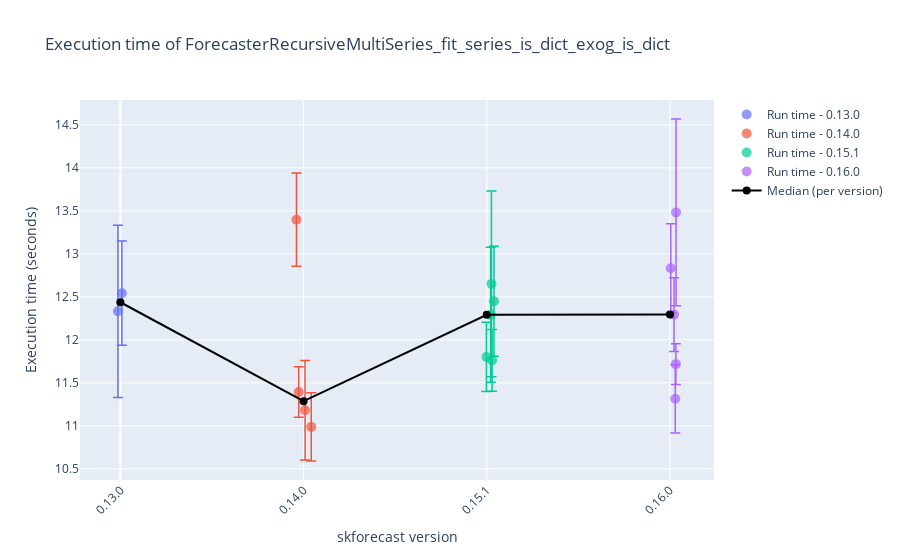
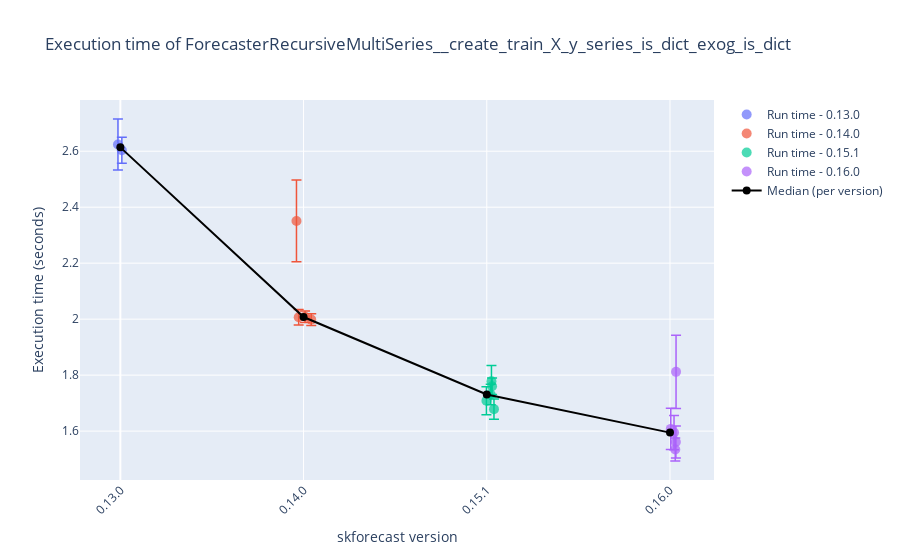
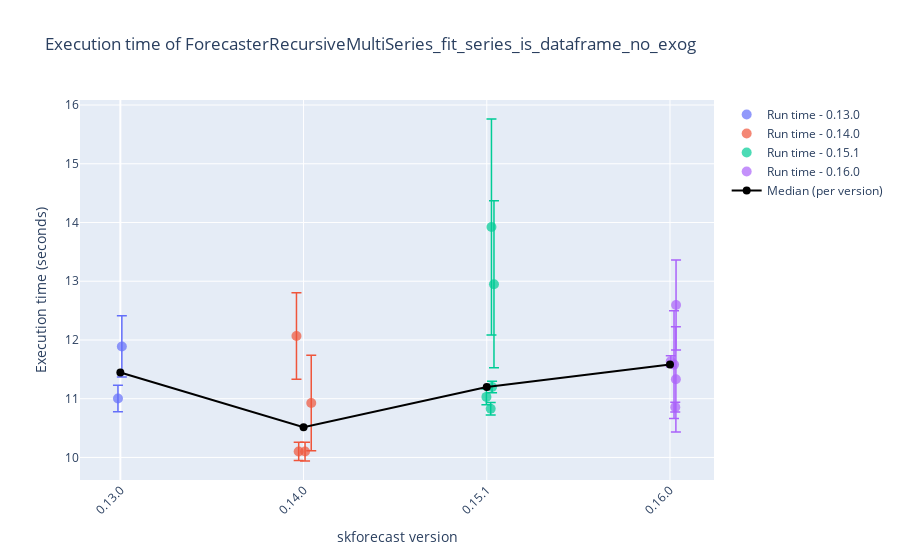
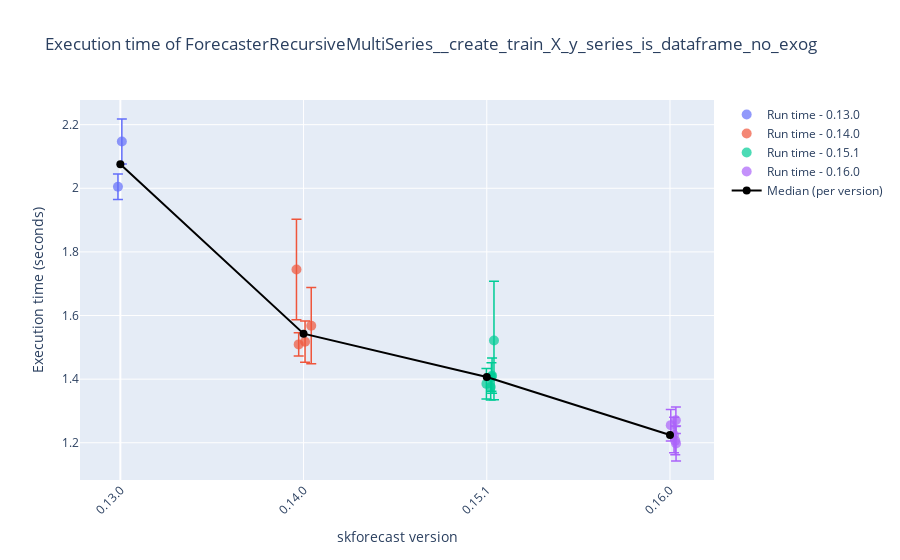

Notebook cell for these charts, in order:
### Code cell
# Plot results
# ==============================================================================
results_benchmark_all = joblib.load("./benchmark.joblib")
results_benchmark = results_benchmark_all.query("forecaster_name in ['ForecasterRecursiveMultiSeries', 'ForecasterAutoregMultiSeries']").copy()
results_benchmark = results_benchmark.query("regressor_name == 'LGBMRegressor'").copy()
for function_name in results_benchmark['function_name'].unique():
    df = results_benchmark.query(f"function_name == '{function_name}'").copy()
    display(df)
    plot_benchmark_results(df, function_name)
